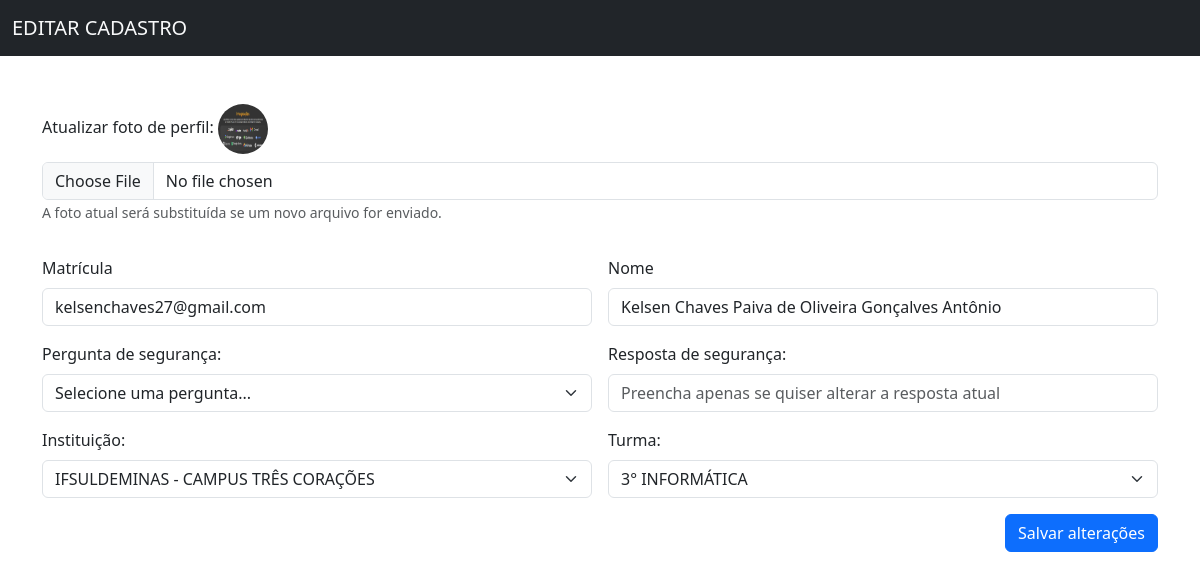
The page /USUÁRIO/PERFIL/editar_perfil.php (signed in) on the database its author committed.
### tables this page shows
CREATE TABLE IF NOT EXISTS `pessoas` (
  `id` int NOT NULL AUTO_INCREMENT,
  `nome` varchar(256) NOT NULL,
  `email` varchar(256) NOT NULL,
  `foto_perfil` varchar(256) NOT NULL,
  `cpf` varchar(256) NOT NULL,
  `nome_escola` varchar(256) NOT NULL,
  `nome_turma` varchar(256) NOT NULL,
  `senha` varchar(256) NOT NULL,
  `nivel_de_acesso` int NOT NULL COMMENT '1 - aluno; 2- ajudante; 3 - Professor; 4 - Moderador',
  PRIMARY KEY (`id`)
);

CREATE TABLE IF NOT EXISTS `escolas` (
  `id` int NOT NULL AUTO_INCREMENT,
  `nome_escola` varchar(256) NOT NULL,
  `cod_inep` int NOT NULL,
  `cep` varchar(256) NOT NULL,
  `rua` varchar(256) NOT NULL,
  `numero` varchar(256) NOT NULL,
  `bairro` varchar(256) NOT NULL,
  `cidade` varchar(256) NOT NULL,
  `estado` varchar(256) NOT NULL,
  `telefone` varchar(256) NOT NULL,
  `email` varchar(256) NOT NULL,
  `etapa_ensino` varchar(256) NOT NULL,
  `tipo_escola` varchar(256) NOT NULL,
  `status` int NOT NULL COMMENT '0 - Não confirmou email\r\n1 - Email Confirmado\r\n3 - Aprovado',
  `created` timestamp NOT NULL DEFAULT CURRENT_TIMESTAMP,
  `modified` datetime DEFAULT NULL,
  PRIMARY KEY (`id`)
);

CREATE TABLE IF NOT EXISTS `turmas` (
  `id` int NOT NULL AUTO_INCREMENT,
  `nome_turma` varchar(256) NOT NULL,
  `cod_inep` varchar(256) NOT NULL,
  PRIMARY KEY (`id`)
);

### USUÁRIO/PERFIL/editar_perfil.php (the view, shortened to what this page needs)
<?php
include_once('../../DASHBOARDS/include/connection.php');
$aluno_id = $_SESSION['id_usuario'] ?? null;
$aluno = null;
$instituicoes = [];
$turmas = [];
$perguntas_seguranca = [
    "Qual o nome do seu primeiro animal de estimação?",
    "Qual o nome da rua onde você nasceu?",
    "Qual o seu livro ou filme favorito de infância?",
    "Qual o nome do meio da sua mãe?",
    "Qual a sua comida favorita?",
];
try {
    $stmt_instituicoes = $pdo->query("SELECT cod_inep AS codigo, nome_escola AS nome FROM escolas ORDER BY nome ASC");
    $instituicoes = $stmt_instituicoes->fetchAll(PDO::FETCH_ASSOC);
    $stmt_turmas = $pdo->query("SELECT id, nome_turma AS nome FROM turmas ORDER BY nome ASC");
    $turmas = $stmt_turmas->fetchAll(PDO::FETCH_ASSOC);
    $stmt_aluno = $pdo->prepare("
        SELECT
            id,
            email AS matricula,
            nome,
            nome_escola AS instituicao_codigo,
            nome_turma AS turma_id,
            foto_perfil
        FROM
            pessoas
        WHERE
            id = :id
    ");
    $stmt_aluno->bindParam(':id', $aluno_id, PDO::PARAM_INT);
    $stmt_aluno->execute();
    $aluno = $stmt_aluno->fetch(PDO::FETCH_ASSOC);
    $aluno['pergunta_seguranca'] = $aluno['pergunta_seguranca'] ?? $perguntas_seguranca[0];
} catch (PDOException $e) {
    die("Erro ao carregar dados: " . $e->getMessage());
}
?>
<!doctype html>
<html lang="en">
<head>
    <link href="https://cdn.jsdelivr.net/npm/bootstrap@5.3.8/dist/css/bootstrap.min.css" rel="stylesheet"
>
</head>
<body>
    <nav class="navbar sticky-bottom bg-dark">
        <div class=" container-fluid">
            <a class="navbar-brand text-light" href="perfil.php">EDITAR CADASTRO</a>
        </div>
    </nav>
    <div class="container mt-5">
        <form class="row g-3" method="POST" action="editar_perfil_process.php" enctype="multipart/form-data">
            <div class="mb-3">
                <label for="inputArquivoImagem" class="form-label">Atualizar foto de perfil:
                    <?php if ($aluno['foto_perfil']): ?>
                        <img src="../../User_Registration/<?php echo htmlspecialchars($aluno['foto_perfil']); ?>" alt="Foto Atual" style="width: 50px; height: 50px; border-radius: 50%;">
                    <?php endif; ?>
                </label>
                <input class="form-control" type="file" id="inputArquivoImagem" name="imagem_upload" accept="image/*"/>
                <small class="form-text text-muted">A foto atual será substituída se um novo arquivo for enviado.</small>
            </div>
            <div class="col-md-6">
                <label for="inputMatricula" class="form-label">Matrícula</label>
                <input type="text" class="form-control" id="inputMatricula" name="matricula"
                       value="<?php echo htmlspecialchars($aluno['matricula']); ?>" required>
            </div>
            <div class="col-md-6">
                <label for="inputNome" class="form-label">Nome</label>
                <input type="text" class="form-control" id="inputNome" name="nome"
                       value="<?php echo htmlspecialchars($aluno['nome']); ?>" required>
            </div>
            <div class="col-md-6">
                <label for="inputPerguntaSeguranca" class="form-label">Pergunta de segurança:</label>
                <select id="inputPerguntaSeguranca" name="pergunta_seguranca" class="form-select" required>
                    <option value="">Selecione uma pergunta...</option>
                </select>
            </div>
            <div class="col-md-6">
                <label for="inputRespostaSeguranca" class="form-label">Resposta de segurança:</label>
                <input type="text" class="form-control" id="inputRespostaSeguranca" name="resposta_seguranca"
                       value="" placeholder="Preencha apenas se quiser alterar a resposta atual">
            </div>
            <div class="col-md-6">
                <label for="inputInstituicao" class="form-label">Instituição:</label>
                <select id="inputInstituicao" name="instituicao_codigo" class="form-select" required>
                    <?php foreach ($instituicoes as $instituicao): ?>
                        <option value="<?php echo htmlspecialchars($instituicao['codigo']); ?>"
                            <?php echo ($aluno['instituicao_codigo'] == $instituicao['codigo']) ? 'selected' : ''; ?>>
                            <?php echo htmlspecialchars($instituicao['nome']); ?>
                        </option>
                    <?php endforeach; ?>
                </select>
            </div>
            <div class="col-md-6">
                <label for="inputTurma" class="form-label">Turma:</label>
                <select id="inputTurma" name="turma_id" class="form-select" required>
                    <?php foreach ($turmas as $turma): ?>
                        <option value="<?php echo htmlspecialchars($turma['id']); ?>"
                            <?php echo ($aluno['turma_id'] == $turma['id']) ? 'selected' : ''; ?>>
                            <?php echo htmlspecialchars($turma['nome']); ?>
                        </option>
                    <?php endforeach; ?>
                </select>
            </div>
            <div class="col-12 d-flex justify-content-end">
                <button type="submit" class="btn btn-primary">Salvar alterações</button>
            </div>
        </form>
    </div>
</body>
</html>

### rows shown on the page
pessoas: foto_perfil (picture), matricula "kelsenchaves27@gmail.com", nome "Kelsen Chaves Paiva de Oliveira Gonçalves Antônio", instituicao_codigo "IFSULDEMINAS - CAMPUS TRÊS CORAÇÕES", turma_id "3° INFORMÁTICA"
